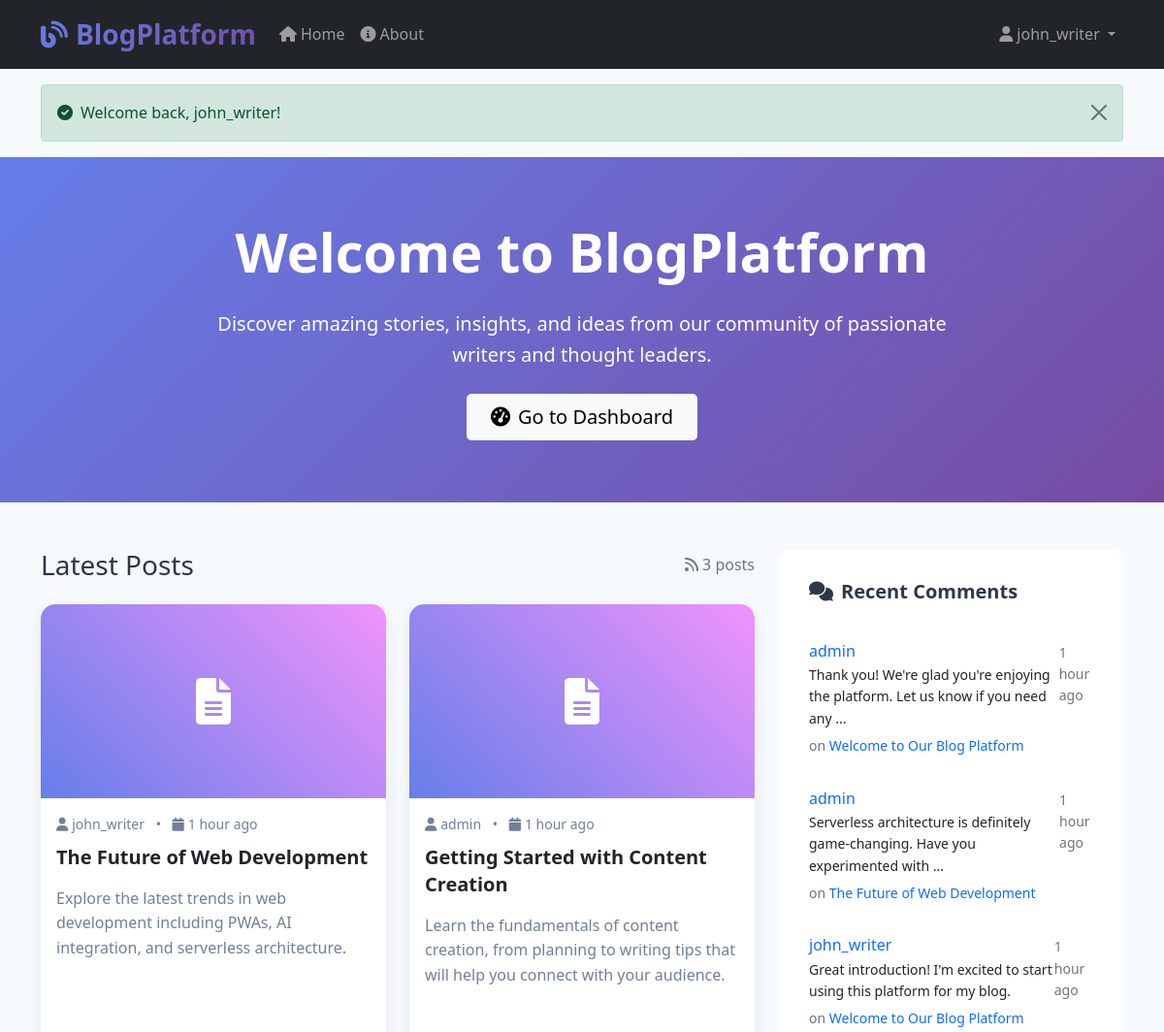
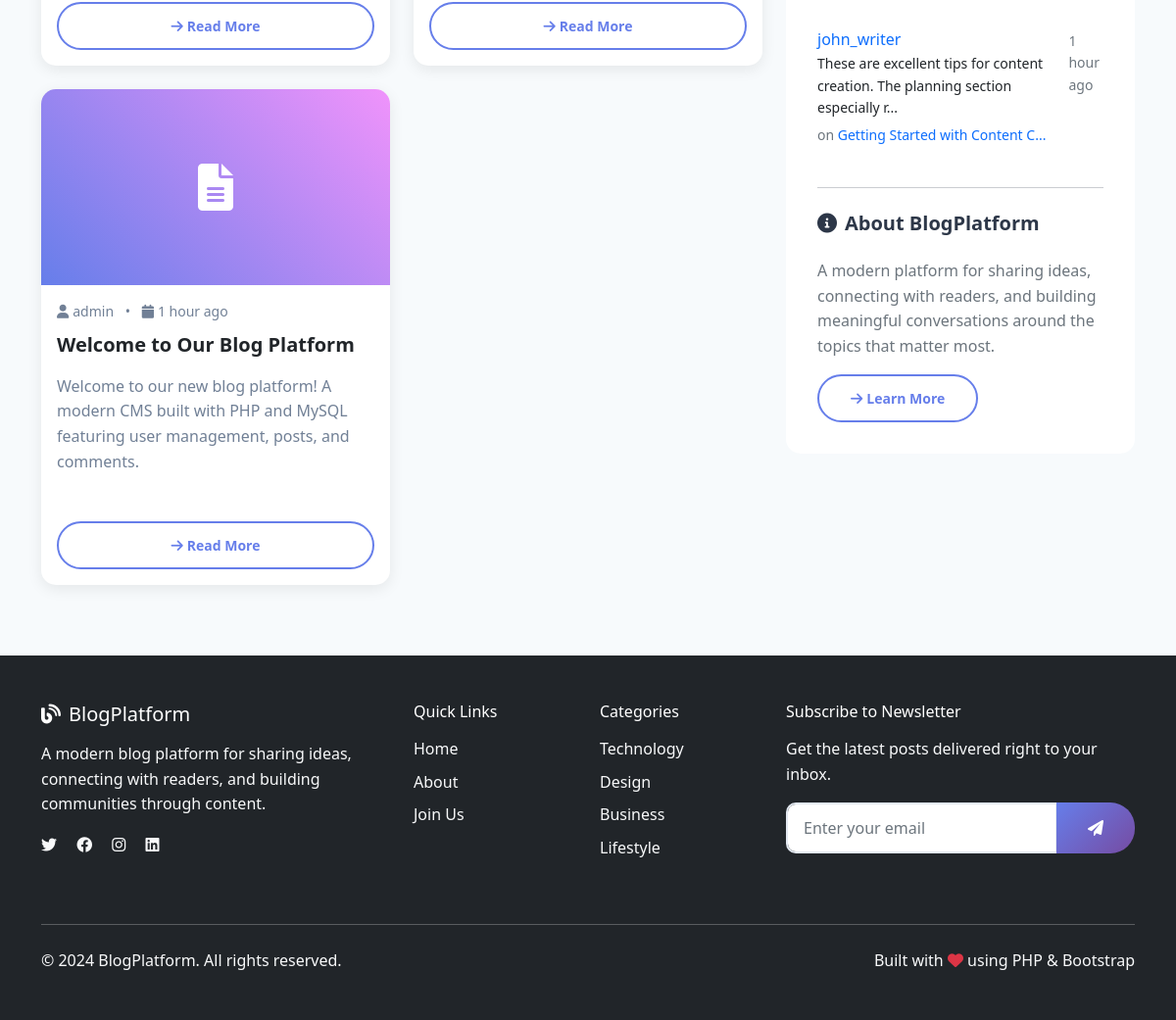
/ (signed in), run on the app's committed database (2 pictures, top to bottom).
### tables this page shows
CREATE TABLE posts (
    id INT AUTO_INCREMENT PRIMARY KEY,
    title VARCHAR(200) NOT NULL,
    slug VARCHAR(220) UNIQUE NOT NULL,
    content TEXT NOT NULL,
    excerpt VARCHAR(300),
    featured_image VARCHAR(255) DEFAULT NULL,
    author_id INT NOT NULL,
    status ENUM('draft', 'published') DEFAULT 'draft',
    created_at TIMESTAMP DEFAULT CURRENT_TIMESTAMP,
    updated_at TIMESTAMP DEFAULT CURRENT_TIMESTAMP ON UPDATE CURRENT_TIMESTAMP,
    FOREIGN KEY (author_id) REFERENCES users(id) ON DELETE CASCADE,
    INDEX idx_status (status),
    INDEX idx_created_at (created_at)
);

CREATE TABLE users (
    id INT AUTO_INCREMENT PRIMARY KEY,
    username VARCHAR(50) UNIQUE NOT NULL,
    email VARCHAR(100) UNIQUE NOT NULL,
    password VARCHAR(255) NOT NULL,
    profile_image VARCHAR(255) DEFAULT NULL,
    role ENUM('user', 'admin') DEFAULT 'user',
    created_at TIMESTAMP DEFAULT CURRENT_TIMESTAMP,
    updated_at TIMESTAMP DEFAULT CURRENT_TIMESTAMP ON UPDATE CURRENT_TIMESTAMP
);

CREATE TABLE comments (
    id INT AUTO_INCREMENT PRIMARY KEY,
    post_id INT NOT NULL,
    author_id INT NOT NULL,
    content TEXT NOT NULL,
    status ENUM('pending', 'approved', 'spam') DEFAULT 'approved',
    created_at TIMESTAMP DEFAULT CURRENT_TIMESTAMP,
    FOREIGN KEY (post_id) REFERENCES posts(id) ON DELETE CASCADE,
    FOREIGN KEY (author_id) REFERENCES users(id) ON DELETE CASCADE,
    INDEX idx_post_status (post_id, status),
    INDEX idx_created_at (created_at)
);

### config.php (called while the page is built, shortened)
<?php
function isLoggedIn() {
    return isset($_SESSION['user_id']);
}
function timeAgo($datetime, $full = false) {
    $now = new DateTime;
    $ago = new DateTime($datetime);
    $diff = $now->diff($ago);
    $diff->w = floor($diff->d / 7);
    $diff->d -= $diff->w * 7;
    $string = array(
        'y' => 'year',
        'm' => 'month',
        'w' => 'week',
        'd' => 'day',
        'h' => 'hour',
        'i' => 'minute',
        's' => 'second',
    );
    foreach ($string as $k => &$v) {
        if ($diff->$k) {
            $v = $diff->$k . ' ' . $v . ($diff->$k > 1 ? 's' : '');
        } else {
            unset($string[$k]);
        }
    }
    if (!$full) $string = array_slice($string, 0, 1);
    return $string ? implode(', ', $string) . ' ago' : 'just now';
}
function truncate($text, $length = 150) {
    if (strlen($text) <= $length) return $text;
    return substr($text, 0, $length) . '...';
}
?>

### public/index.php (the view, shortened to what this page needs)
<?php
require_once '../config.php';
$stmt = $pdo->prepare("
    SELECT p.*, u.username as author_name
    FROM posts p
    JOIN users u ON p.author_id = u.id
    WHERE p.status = 'published'
    ORDER BY p.created_at DESC
    LIMIT 12
");
$stmt->execute();
$posts = $stmt->fetchAll();
$stmt = $pdo->prepare("
    SELECT c.*, p.title as post_title, p.slug as post_slug, u.username as author_name
    FROM comments c
    JOIN posts p ON c.post_id = p.id
    JOIN users u ON c.author_id = u.id
    WHERE c.status = 'approved' AND p.status = 'published'
    ORDER BY c.created_at DESC
    LIMIT 5
");
$stmt->execute();
$recent_comments = $stmt->fetchAll();
include '../includes/header.php';
?>
<div class="hero-section">
    <div class="container">
        <div class="hero-content">
            <h1 class="display-4 fw-bold mb-4">Welcome to BlogPlatform</h1>
            <p class="lead mb-4">
                Discover amazing stories, insights, and ideas from our community of passionate writers and thought leaders.
            </p>
            <?php if (!isLoggedIn()): ?>
                <div class="d-flex gap-3 justify-content-center">
                    <a href="register.php" class="btn btn-light btn-lg px-4">
                        <i class="fas fa-user-plus me-2"></i>Join Our Community
                    </a>
                    <a href="about.php" class="btn btn-outline-light btn-lg px-4">
                        <i class="fas fa-info-circle me-2"></i>Learn More
                    </a>
                </div>
            <?php else: ?>
                <a href="../admin/dashboard.php" class="btn btn-light btn-lg px-4">
                    <i class="fas fa-tachometer-alt me-2"></i>Go to Dashboard
                </a>
            <?php endif; ?>
        </div>
    </div>
</div>
<div class="container mb-5">
    <div class="row">
        <div class="col-lg-8">
            <div class="d-flex justify-content-between align-items-center mb-4">
                <h2 class="h3 mb-0">Latest Posts</h2>
                <div class="text-muted">
                    <i class="fas fa-rss me-1"></i><?php echo count($posts); ?> posts
                </div>
            </div>
            <?php if ($posts): ?>
                <div class="row">
                    <?php foreach ($posts as $post): ?>
                        <div class="col-md-6 mb-4">
                            <article class="card post-card h-100">
                                <?php if ($post['featured_image']): ?>
                                    <img src="../uploads/<?php echo htmlspecialchars($post['featured_image']); ?>"
                                         class="card-img-top" style="height: 200px; object-fit: cover;"
                                         alt="<?php echo htmlspecialchars($post['title']); ?>">
                                <?php else: ?>
                                    <div class="post-image">
                                        <i class="fas fa-file-alt"></i>
                                    </div>
                                <?php endif; ?>
                                <div class="card-body d-flex flex-column">
                                    <div class="post-meta">
                                        <i class="fas fa-user me-1"></i><?php echo htmlspecialchars($post['author_name']); ?>
                                        <span class="mx-2">•</span>
                                        <i class="fas fa-calendar me-1"></i><?php echo timeAgo($post['created_at']); ?>
                                    </div>
                                    <h5 class="post-title">
                                        <a href="post.php?slug=<?php echo urlencode($post['slug']); ?>"
                                           class="text-decoration-none text-dark">
                                            <?php echo htmlspecialchars($post['title']); ?>
                                        </a>
                                    </h5>
                                    <p class="post-excerpt flex-grow-1">
                                        <?php echo htmlspecialchars($post['excerpt'] ?: truncate(strip_tags($post['content']))); ?>
                                    </p>
                                    <a href="post.php?slug=<?php echo urlencode($post['slug']); ?>"
                                       class="btn btn-outline-primary btn-sm mt-auto">
                                        <i class="fas fa-arrow-right me-1"></i>Read More
                                    </a>
                                </div>
                            </article>
                        </div>
                    <?php endforeach; ?>
                </div>
            <?php endif; ?>
        </div>
        <div class="col-lg-4">
            <aside class="sidebar">
                <h5><i class="fas fa-comments me-2"></i>Recent Comments</h5>
                <?php if ($recent_comments): ?>
                    <div class="list-group list-group-flush">
                        <?php foreach ($recent_comments as $comment): ?>
                            <div class="list-group-item border-0 px-0 py-3">
                                <div class="d-flex justify-content-between align-items-start">
                                    <div class="flex-grow-1">
                                        <h6 class="mb-1 text-primary">
                                            <?php echo htmlspecialchars($comment['author_name']); ?>
                                        </h6>
                                        <p class="mb-1 small">
                                            <?php echo htmlspecialchars(truncate($comment['content'], 80)); ?>
                                        </p>
                                        <small class="text-muted">
                                            on <a href="post.php?slug=<?php echo urlencode($comment['post_slug']); ?>"
                                                  class="text-decoration-none">
                                                <?php echo htmlspecialchars(truncate($comment['post_title'], 30)); ?>
                                            </a>
                                        </small>
                                    </div>
                                    <small class="text-muted"><?php echo timeAgo($comment['created_at']); ?></small>
                                </div>
                            </div>
                        <?php endforeach; ?>
                    </div>
                <?php else: ?>
                    <p class="text-muted">No comments yet.</p>
                <?php endif; ?>
                <hr class="my-4">
                <h5><i class="fas fa-info-circle me-2"></i>About BlogPlatform</h5>
                <p class="text-muted">
                    A modern platform for sharing ideas, connecting with readers, and building meaningful conversations around the topics that matter most.
                </p>
                <a href="about.php" class="btn btn-outline-primary btn-sm">
                    <i class="fas fa-arrow-right me-1"></i>Learn More
                </a>
            </aside>
        </div>
    </div>
</div>
<?php include '../includes/footer.php'; ?>

### css/style.css (style rules this page uses)
:root { --primary-color: #667eea; --secondary-color: #764ba2; --accent-color: #f093fb; --text-dark: #2d3748; --text-light: #718096; --bg-light: #f7fafc; --border-color: #e2e8f0; }
body { font-family: 'Segoe UI', Tahoma, Geneva, Verdana, sans-serif; background-color: var(--bg-light); color: var(--text-dark); line-height: 1.6; }
.hero-section { background: linear-gradient(135deg, var(--primary-color) 0%, var(--secondary-color) 100%); color: white; padding: 4rem 0; margin-bottom: 3rem; }
.hero-content { text-align: center; max-width: 800px; margin: 0 auto; }
.card { border: none; border-radius: 15px; box-shadow: 0 4px 15px rgba(0, 0, 0, 0.08); transition: transform 0.3s ease, box-shadow 0.3s ease; margin-bottom: 2rem; }
.post-card { height: 100%; overflow: hidden; }
.post-image { height: 200px; background: linear-gradient(45deg, var(--primary-color), var(--accent-color)); display: flex; align-items: center; justify-content: center; color: white; font-size: 3rem; }
.post-meta { font-size: 0.875rem; color: var(--text-light); margin-bottom: 0.5rem; }
.post-title { font-weight: 600; margin-bottom: 1rem; line-height: 1.4; }
.post-excerpt { color: var(--text-light); line-height: 1.6; }
.btn-outline-primary { border: 2px solid var(--primary-color); color: var(--primary-color); border-radius: 25px; padding: 0.75rem 2rem; font-weight: 600; }
.sidebar { background: white; border-radius: 15px; padding: 2rem; height: fit-content; position: sticky; top: 2rem; }
.sidebar h5 { color: var(--text-dark); font-weight: 600; margin-bottom: 1.5rem; }

### data on the page
posts: author.username "john_writer", created_at "1 hour ago", title "The Future of Web Development", excerpt "Explore the latest trends in web development including PWAs, AI integration, and serverless architecture."
posts: author.username "admin", created_at "1 hour ago", title "Getting Started with Content Creation", excerpt "Learn the fundamentals of content creation, from planning to writing tips that will help you connect with your audience."
posts: author.username "admin", created_at "1 hour ago", title "Welcome to Our Blog Platform", excerpt "Welcome to our new blog platform! A modern CMS built with PHP and MySQL featuring user management, posts, and comments."
comments: author.username "admin", content "Thank you! We're glad you're enjoying the platform. Let us know if you need any ...", post.title "Welcome to Our Blog Platform", created_at "1 hour ago"
comments: author.username "admin", content "Serverless architecture is definitely game-changing. Have you experimented with ...", post.title "The Future of Web Development", created_at "1 hour ago"
comments: author.username "john_writer", content "Great introduction! I'm excited to start using this platform for my blog.", post.title "Welcome to Our Blog Platform", created_at "1 hour ago"
comments: author.username "john_writer", content "These are excellent tips for content creation. The planning section especially r...", post.title "Getting Started with Content C...", created_at "1 hour ago"

### other printed values
$_SESSION['username'] "john_writer"
$_SESSION['success_message'] "Welcome back, john_writer!"
count($posts) "3"
